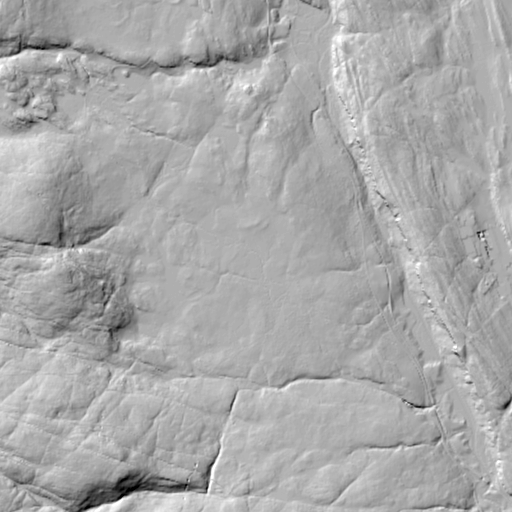
#> input picture gruver/data/funn/debug_tile.png, 512 x 512 px
$ python tune2.py
#> lines starting #> are read from the running program, lines starting #| are printed output that depends on the picture; after the words box and inside, x2 and y2 are one past the last pixel; in counts of white or black regions, pixels touching at a corner belong together
import cv2
import numpy as np

def detect_kilns(img_path):
#> called with img_path = 'data/funn/debug_tile.png'
    img = cv2.imread(img_path)
#> img is the input picture: shape (512, 512, 3); min 0, max 255, mean 168.7
    gray = cv2.cvtColor(img, cv2.COLOR_BGR2GRAY)

    # In hillshade, a pit looks like a bright crescent on one side (facing NW)
    # and a dark crescent on the other (facing SE), or vice versa depending on sun angle.
    # It does NOT look like a uniform ring of high contrast.
    # It has a specific light-dark pattern. Let's try to capture that.

    blur = cv2.GaussianBlur(gray, (5, 5), 0)

    # Let's use HoughCircles but tune it locally to see if it even works on this image
    circles = cv2.HoughCircles(blur, cv2.HOUGH_GRADIENT, dp=1.0, minDist=10,
                              param1=40, param2=14, minRadius=5, maxRadius=10)
#> circles = [[259.5, 49.5, 8.2], [362.5, 315.5, 9.4], [206.5, 97.5, 8.2], [321.5, 117.5, 9.4], [246.5, 396.5, 7.1], [60.5, 325.5, 8.2], [72.5, 163.5, 7.1], [400.5, 324.5, 6], [443.5, 448.5, 6], [103.5, 470.5, 6]]

    out_img = img.copy()
    if circles is not None:
        circles = np.uint16(np.around(circles))
#> circles = [[260, 50, 8], [362, 316, 9], [206, 98, 8], [322, 118, 9], [246, 396, 7], [60, 326, 8], [72, 164, 7], [400, 324, 6], [444, 448, 6], [104, 470, 6]]
        for i in circles[0, :]:
            cv2.circle(out_img, (i[0], i[1]), i[2], (0, 255, 0), 2)
            cv2.circle(out_img, (i[0], i[1]), 2, (0, 0, 255), 3)
#> this loop made 10 passes
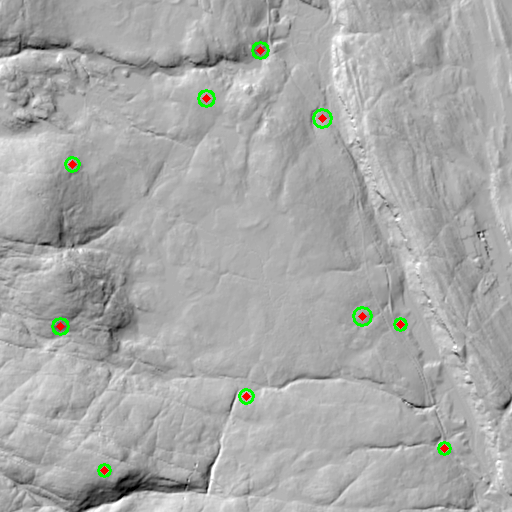
#> out_img: shape (512, 512, 3); 0.69% of pixels changed, all inside (x1, y1, x2, y2) = (51, 41, 452, 478)

    print(f"HoughCircles found: {0 if circles is None else len(circles[0])}")
#| HoughCircles found: 10

    # Now let's try a custom PHP-ready algorithm that looks for the light-dark dipole
    h, w = gray.shape
#> h = 512; w = 512
    step = 3
    found_php = 0
    radii = [5, 6, 7, 8, 9, 10]

    for r in radii:
        for y in range(r + 5, h - r - 5, step):
            for x in range(r + 5, w - r - 5, step):
                # Sample 8 points around the circle
                samples = []
                for i in range(8):
                    a = (i / 8) * 2 * np.pi
                    sx = int(x + np.cos(a) * r)
                    sy = int(y + np.sin(a) * r)
                    samples.append(int(gray[sy, sx]))

                center = int(gray[y, x])

                # A charcoal kiln in hillshade usually has:
                # 1. A fairly flat/neutral center (~128 in hillshade)
                # 2. A rim that is brighter on one side (e.g. NW) and darker on the opposite side (SE)

                max_val = max(samples)
                min_val = min(samples)

                # We need significant contrast across the pit
                if max_val - min_val > 40:
                    # Find where the max and min are
                    max_idx = samples.index(max_val)
                    min_idx = samples.index(min_val)

                    # They should be roughly opposite each other (index diff of ~3-5 out of 8)
                    idx_diff = min(abs(max_idx - min_idx), 8 - abs(max_idx - min_idx))

                    if idx_diff >= 3:
                        # Ensure the center is somewhere between the extremes (it's a pit, not a ridge)
                        # Actually in a pit, the center is flat. The rim goes UP then DOWN.
                        # Wait, LiDAR DTM Skyggerelieff: a pit is a hole.
                        # Light from NW (top left).
                        # Top-left inner edge is DARK (shadow).
                        # Bottom-right inner edge is BRIGHT (lit).

                        # So NW sample < Center < SE sample
                        # Let's just check if it has a strong dipole pattern and center is moderate
                        if 80 < center < 180:
                            cv2.circle(out_img, (x, y), r, (255, 0, 0), 1)
                            found_php += 1
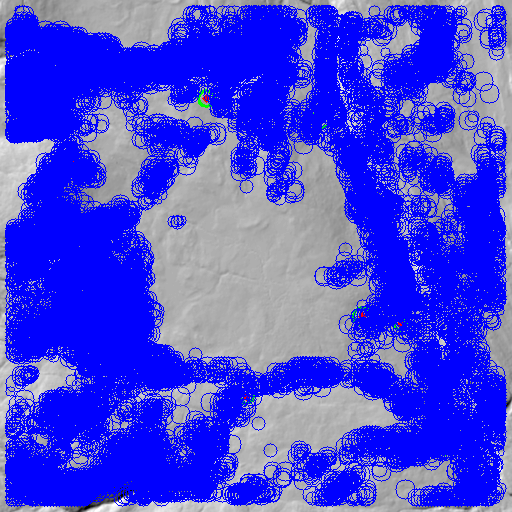
#> out_img: shape (512, 512, 3); mean B, G, R 221.6, 70.4, 70.3
#> after the loop, found_php = 18682

    print(f"Dipole algorithm found: {found_php}")
#| Dipole algorithm found: 18682
    cv2.imwrite("data/funn/tuned_output_2.png", out_img)

detect_kilns("data/funn/debug_tile.png")
